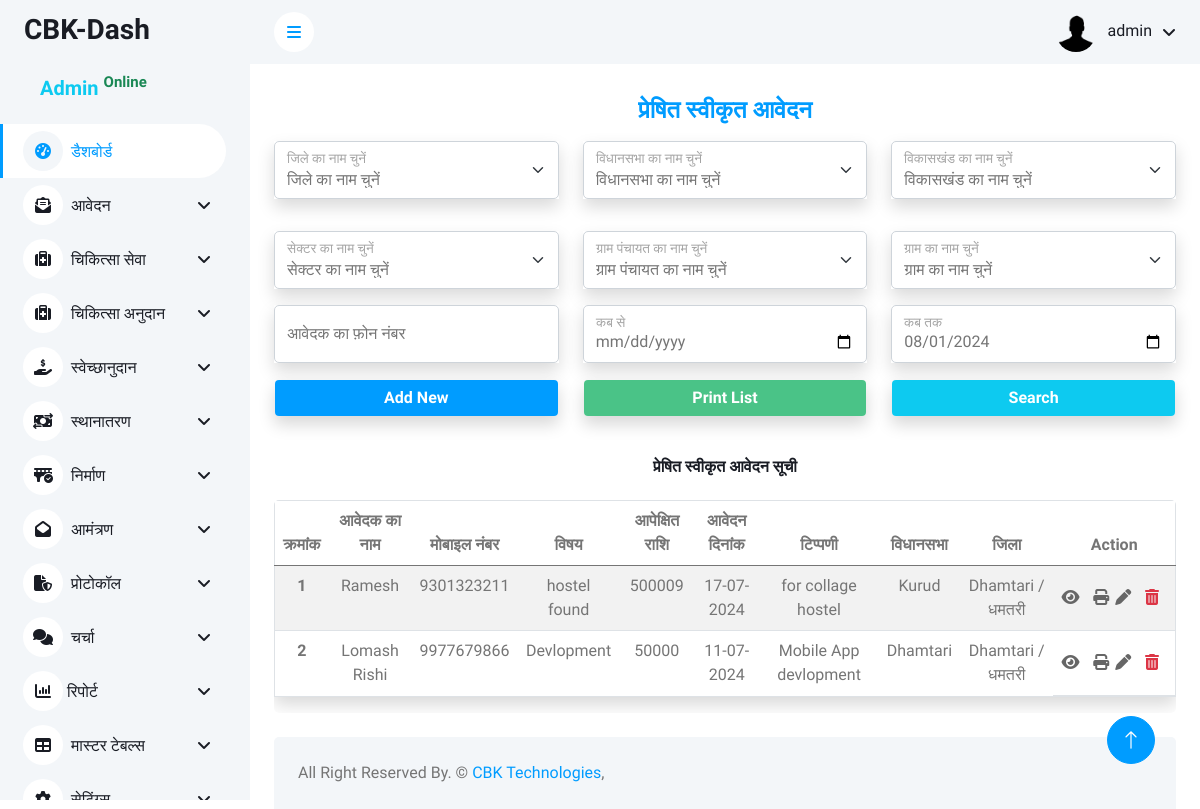
The page /admin/aavedan/presit_aavedan.php (signed in) on the database its author committed.
### tables this page shows
CREATE TABLE `swekshanudan` (
  `id` int(11) NOT NULL,
  `name` varchar(100) NOT NULL,
  `phone_number` varchar(15) NOT NULL,
  `designation` varchar(100) NOT NULL,
  `district_id` int(11) NOT NULL,
  `vidhansabha_id` int(11) NOT NULL,
  `vikaskhand_id` int(11) NOT NULL,
  `sector_id` int(11) NOT NULL,
  `gram_panchayat_id` varchar(100) NOT NULL,
  `gram_id` varchar(100) NOT NULL,
  `subject` varchar(255) NOT NULL,
  `reference` varchar(100) NOT NULL,
  `expectations_amount` int(11) NOT NULL,
  `application_date` date NOT NULL,
  `file_upload` varchar(255) NOT NULL,
  `comment` text NOT NULL,
  `status` int(11) NOT NULL DEFAULT 0 COMMENT '0 = प्राप्त आवेदन\r\n1 = प्रस्तावित आवेदन\r\n2 = स्वीकृत आवेदन \r\n3 = प्रेषित स्वीकृत आवेदन\r\n4 = अस्वीकृत आवेदन ',
  `anumodit_amount` varchar(200) NOT NULL DEFAULT '',
  `aadesh_no` varchar(200) NOT NULL DEFAULT '',
  `anumodit_date` date DEFAULT NULL,
  `view_comment` text NOT NULL,
  `create_date` timestamp NOT NULL DEFAULT current_timestamp(),
  `update_date` timestamp NOT NULL DEFAULT current_timestamp() ON UPDATE current_timestamp(),
  `sveekrt_amount` varchar(200) NOT NULL,
  `sveekrt_no` varchar(100) NOT NULL,
  `sveekrt_comment` text NOT NULL,
  `sveekrt_date` date DEFAULT NULL,
  `yojna_id` int(11) NOT NULL,
  `ptr_sender` varchar(200) NOT NULL,
  `presit_date` date DEFAULT NULL,
  `anudan_prapt_add` varchar(200) NOT NULL
);

CREATE TABLE `vidhansabha_master` (
  `vidhansabha_id` int(11) NOT NULL,
  `vidhansabha_name` varchar(200) NOT NULL,
  `district_id` int(11) NOT NULL
);

CREATE TABLE `district_master` (
  `district_id` int(11) NOT NULL,
  `district_name` varchar(200) NOT NULL
);

### admin/aavedan/presit_aavedan.php (the view, shortened to what this page needs)
<?php include('../config/dbconnection.php') ?>
<?php
$tblname = "swekshanudan";
$tblkey = "id";
$pagename = "प्रेषित स्वीकृत आवेदन ";
if ($_SERVER['REQUEST_METHOD'] == 'POST' && isset($_POST['search'])) {
    $district_id = isset($_POST['district_id']) ? $_POST['district_id'] : '';
    $vidhansabha_id = isset($_POST['vidhansabha_id']) ? $_POST['vidhansabha_id'] : '';
    $vikaskhand_id = isset($_POST['vikaskhand_id']) ? $_POST['vikaskhand_id'] : '';
    $sector_id = isset($_POST['sector_id']) ? $_POST['sector_id'] : '';
    $gram_panchayat_id = isset($_POST['gram_panchayat_id']) ? $_POST['gram_panchayat_id'] : '';
    $gram_id = isset($_POST['gram_id']) ? $_POST['gram_id'] : '';
    $phone_number = isset($_POST['phone_number']) ? $_POST['phone_number'] : '';
    $from_date = isset($_POST['from_date']) ? $_POST['from_date'] : '';
    $to_date = isset($_POST['to_date']) ? $_POST['to_date'] : '';
    $sql = "SELECT a.*, d.district_name, v.vidhansabha_name, vk.vikaskhand_name, s.sector_name, gp.gram_panchayat_name, g.gram_name
    FROM swekshanudan a
    LEFT JOIN district_master d ON a.district_id = d.district_id
    LEFT JOIN vidhansabha_master v ON a.vidhansabha_id = v.vidhansabha_id
    LEFT JOIN vikaskhand_master vk ON a.vikaskhand_id = vk.vikaskhand_id
    LEFT JOIN sector_master s ON a.sector_id = s.sector_id
    LEFT JOIN gram_panchayat_master gp ON a.gram_panchayat_id = gp.gram_panchayat_id
    LEFT JOIN gram_master g ON a.gram_id = g.gram_id
    WHERE a.status=3";
    if (!empty($district_id)) {
        $sql .= " AND a.district_id = '" . mysqli_real_escape_string($conn, $district_id) . "'";
    }
    if (!empty($vidhansabha_id)) {
        $sql .= " AND a.vidhansabha_id = '" . mysqli_real_escape_string($conn, $vidhansabha_id) . "'";
    }
    if (!empty($vikaskhand_id)) {
        $sql .= " AND a.vikaskhand_id = '" . mysqli_real_escape_string($conn, $vikaskhand_id) . "'";
    }
    if (!empty($sector_id)) {
        $sql .= " AND a.sector_id = '" . mysqli_real_escape_string($conn, $sector_id) . "'";
    }
    if (!empty($gram_panchayat_id)) {
        $sql .= " AND a.gram_panchayat_id = '" . mysqli_real_escape_string($conn, $gram_panchayat_id) . "'";
    }
    if (!empty($gram_id)) {
        $sql .= " AND a.gram_id = '" . mysqli_real_escape_string($conn, $gram_id) . "'";
    }
    if (!empty($phone_number)) {
        $sql .= " AND phone_number = '" . mysqli_real_escape_string($conn, $phone_number) . "'";
    }
    if (!empty($from_date) && !empty($to_date)) {
        $sql .= " AND application_date BETWEEN '" . mysqli_real_escape_string($conn, $from_date) . "' AND '" . mysqli_real_escape_string($conn, $to_date) . "'";
    }
    $sql .= " ORDER BY id DESC";
} else {
    $sql = "SELECT a.*, d.district_name, v.vidhansabha_name, vk.vikaskhand_name, s.sector_name, gp.gram_panchayat_name, g.gram_name
    FROM swekshanudan a
    LEFT JOIN district_master d ON a.district_id = d.district_id
    LEFT JOIN vidhansabha_master v ON a.vidhansabha_id = v.vidhansabha_id
    LEFT JOIN vikaskhand_master vk ON a.vikaskhand_id = vk.vikaskhand_id
    LEFT JOIN sector_master s ON a.sector_id = s.sector_id
    LEFT JOIN gram_panchayat_master gp ON a.gram_panchayat_id = gp.gram_panchayat_id
    LEFT JOIN gram_master g ON a.gram_id = g.gram_id
    WHERE a.status=3
    ORDER BY a.id DESC";
}
$fetch = mysqli_query($conn, $sql);
?>
<?php include('../includes/header.php') ?>
<?php include('../includes/sidebar.php') ?>
<?php include('../includes/navbar.php') ?>
<div class="container-fluid pt-4 px-4">
    <h4 class="text-center fw-bolder text-primary mb-3"><?= $pagename; ?></h4>
    <form action="" method="post">
        <div class="row">
        <div class="col-lg-4 text-center mb-3">
                <div class="form-group shadow">
                    <div class="form-floating mb-3">
            <select name="district_id" id="districtSelect" class="form-select form-control bg-white">
                    <option value="" selected>जिले का नाम चुनें</option>
                </select>
                <label for="districtSelect">जिले का नाम चुनें </label>
                </div>
                </div>
            </div>
            <div class="col-lg-4">
                <div class="form-group shadow">
                    <div class="form-floating mb-3">
                    <select name="vidhansabha_id" id="vidhansabhaSelect" class="form-select form-control bg-white ">
                    <option value="" selected>विधानसभा का नाम चुनें</option>
                </select>
                        <label for="vidhansabha">विधानसभा का नाम चुनें </label>
                    </div>
                </div>
            </div>
            <div class="col-lg-4">
                <div class="form-group shadow">
                    <div class="form-floating mb-3">
                    <select name="vikaskhand_id" id="vikaskhandSelect" class="form-select form-control bg-white" >
                    <option value="" selected disabled>विकासखंड का नाम चुनें</option>
                </select>
                        <label for="vikaskhand">विकासखंड का नाम चुनें </label>
                    </div>
                </div>
            </div>
            <div class="col-lg-4">
                <div class="form-group shadow">
                    <div class="form-floating mb-3">
                    <select name="sector_id" id="sectorSelect" class="form-select form-control bg-white">
                    <option value="" selected>सेक्टर का नाम चुनें</option>
                </select>
                        <label for="sector">सेक्टर का नाम चुनें  </label>
                    </div>
                </div>
            </div>
            <div class="col-lg-4">
                <div class="form-group shadow">
                    <div class="form-floating mb-3">
                    <select name="gram_panchayat_id" id="gramPanchayatSelect" class="form-select form-control bg-white">
                    <option value="" selected>ग्राम पंचायत का नाम चुनें</option>
                </select>
                        <label for="gram_panchayt">ग्राम पंचायत का नाम चुनें  </label>
                    </div>
                </div>
            </div>
            <div class="col-lg-4">
                <div class="form-group shadow">
                    <div class="form-floating mb-3">
                        <select class="form-select" id="gramSelect" name="gram_id">
                        <option value="" selected>ग्राम का नाम चुनें</option>
                        </select>
                        <label for="gram">ग्राम का नाम चुनें </label>
                    </div>
                </div>
            </div>
            <div class="col-lg-4">
                <div class="form-group shadow">
                    <div class="form-floating mb-3">
                        <input type="text" name="phone_number" class="form-control" id="phone_number" placeholder="आवेदक का फ़ोन नंबर"  onkeypress='return event.charCode >= 48 && event.charCode <= 57'>
                        <label for="mobile">आवेदक का फ़ोन नंबर </label>
                    </div>
                </div>
            </div>
            <div class="col-lg-4">
                <div class="form-group shadow">
                    <div class="form-floating mb-3">
                        <input type="date" name="from_date"  class="form-control" id="from_date" placeholder="कब से " >
                        <label for="from_date">कब से</label>
                    </div>
                </div>
            </div>
            <div class="col-lg-4">
                <div class="form-group shadow">
                    <div class="form-floating mb-3">
                    <?php
                        $currentDate = date('Y-m-d');
                        ?>
                        <input type="date" name="to_date" value="<?= $currentDate ?>" class="form-control" id="to_date" placeholder="कब तक ">
                        <label for="to_date">कब तक</label>
                    </div>
                </div>
            </div>
            <div class="col-lg-4 text-center mb-3">
                <a name="Add_New" onclick="location.href='swechanudan.php';" class="form-control text-center text-white btn text-center shadow bg-primary" style="background-color:#4ac387;"><b>Add New</b></a>
            </div>
            <div class="col-lg-4 text-center mb-3">
                <div name="PrintList" onclick="" class="form-control text-center text-white btn text-center shadow" style="background-color:#4ac387;"><b>Print List</b></div>
            </div>
            <div class="col-lg-4 text-center mb-3">
                <button name="search" class="form-control text-center text-white btn text-center shadow bg-info" type="submit"><b>Search</b></button>
            </div>
        </div>
    </form>
</div>
<div class="container-fluid px-4">
    <div class="row">
        <div class="col-sm-12 col-lg-12">
        <h6 class="mb-4 text-center mt-2 pt-3 "><?= $pagename; ?> सूची</h6>
            <div class=" rounded" style="overflow-y: scroll;">
                <table class="table table-striped border shadow">
                    <thead class=" head">
                        <tr class="text-center">
                            <th scope="col">क्रमांक</th>
                            <th scope="col">आवेदक का नाम</th>
                            <th scope="col">मोबाइल नंबर</th>
                            <th scope="col">विषय</th>
                            <th scope="col">आपेक्षित राशि</th>
                            <th scope="col">आवेदन दिनांक</th>
                            <th scope="col">टिप्पणी</th>
                            <th scope="col">विधानसभा</th>
                            <th scope="col">जिला</th>
                            <th scope="col">Action</th>
                        </tr>
                    </thead>
                    <tbody>
        <?php
        $i = 1;
        while ($row = mysqli_fetch_array($fetch)) {
        ?>
            <tr class=" text-center">
                <th scope="row"><?= $i++ ?></th>
                <td><?= $row['name'] ?></td>
                <td><?= $row['phone_number'] ?></td>
                <td><?= $row['subject'] ?></td>
                <td><?= $row['expectations_amount'] ?></td>
                <td><?= date("d-m-Y", strtotime($row['application_date'])) ?></td>
                <td><?= $row['comment'] ?></td>
                <td><?= $row['vidhansabha_name'] ?></td>
                <td><?= $row['district_name'] ?></td>
                <td class="action">
                    <a href="#"  onclick="view(<?= $row['id'] ?>)"><i class="fas fa-eye me-2 " title="View"></i></a>
                    <a href="#" onclick="window.open('print_presit_details.php?id=<?= $row['id'] ?>','_blank')"><i class="fas fa-solid fa-print" title="Print-Presit"></i></a>
                    <a href="#" onclick="edit(<?= $row['id'] ?>)"><i class="fas fa-pen me-2 " title="Edit"></i></a>
                    <a class="text-danger " href="" onclick="confirmDelete(<?=$row['id']; ?>, '<?php echo $tblname; ?>', '<?=$tblkey?>')"><i class="fas fa-trash-alt me-2 " title="Delete"></i></a>
                </td>
            </tr>
        <?php } ?>
    </tbody>
                </table>
            </div>
        </div>
    </div>
</div>
<?php include('../includes/footer.php'); ?>

### admin/css/style.css (style rules this page uses)
:root { --primary: #009CFF; --light: #F3F6F9; --dark: #191C24; }
.btn { transition: .5s; }
.action { display:flex; justify-content: center; align-items: center; }
.action a { text-decoration: none; color: #666; transition: color 0.2s ease; }

### rows shown on the page
swekshanudan: name "Ramesh", phone_number "9301323211", subject "hostel found", expectations_amount "500009", application_date "17-07-2024", comment "for collage hostel", vidhansabha.vidhansabha_name "Kurud", district.district_name "Dhamtari / धमतरी"
swekshanudan: name "Lomash Rishi", phone_number "9977679866", subject "Devlopment", expectations_amount "50000", application_date "11-07-2024", comment "Mobile App devlopment", vidhansabha.vidhansabha_name "Dhamtari", district.district_name "Dhamtari / धमतरी"

### other values the page prints
$username "admin"
$pagename "प्रेषित स्वीकृत आवेदन"
